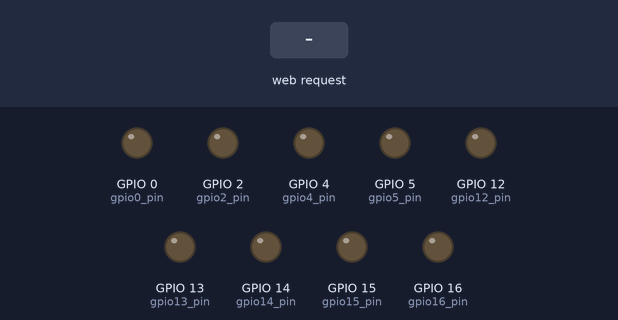
This sketch was run on a simulated ESP8266 (NodeMCU). On the bench: output pins drawn as LEDs (lit = HIGH). The inputs (shaded band) are chosen by the test bench. WiFi joins after 1.5 s; servers stay silent unless stated; not simulated (calls return 0 or success): StringTokenizer.h; what the sketch prints to the serial monitor is not drawn.

Above: at 3.7 s.
3.8 s: HTTP request GET /ledArgs?LED5=1 received
At 4.9 s:
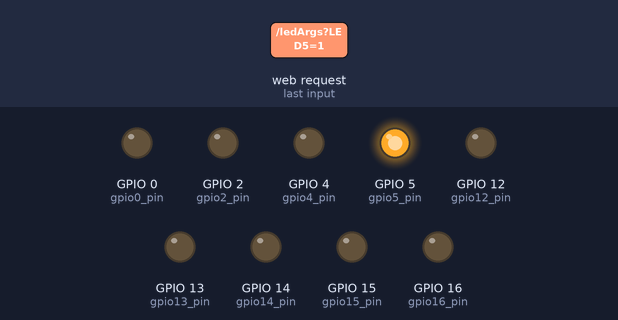
5.3 s: HTTP request GET /ledArgs?LED4=1 received
At 6.1 s:
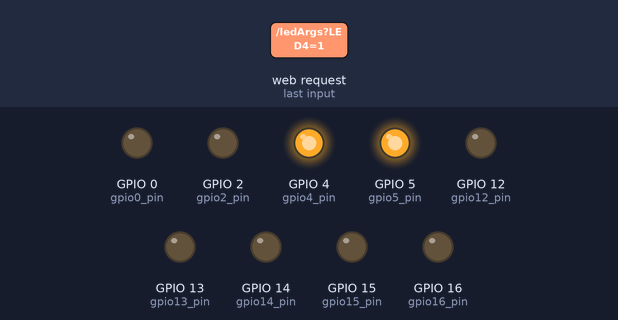
6.8 s: HTTP request GET /ledArgs?LED5=0 received
At 7.2 s:
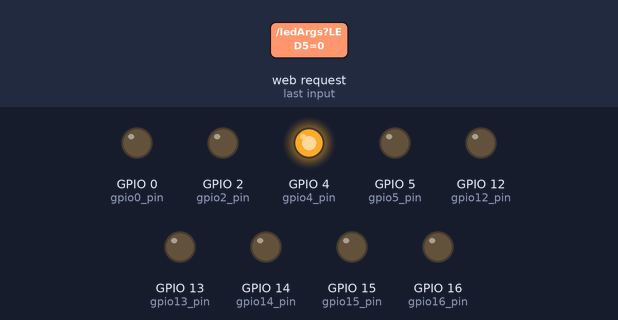
8.3 s: HTTP request GET /ledArgs?LED0=1 received
At 9.5 s:
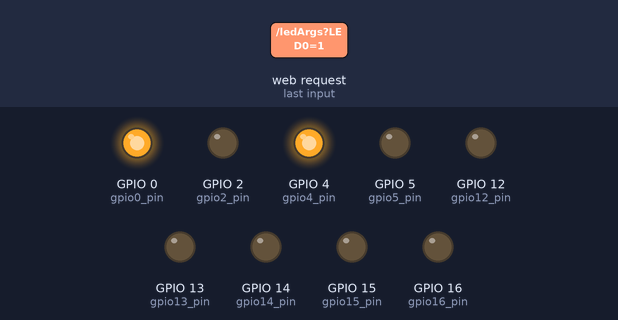
9.8 s: HTTP request GET /ledArgs?LED5=120 received
At 10.7 s:
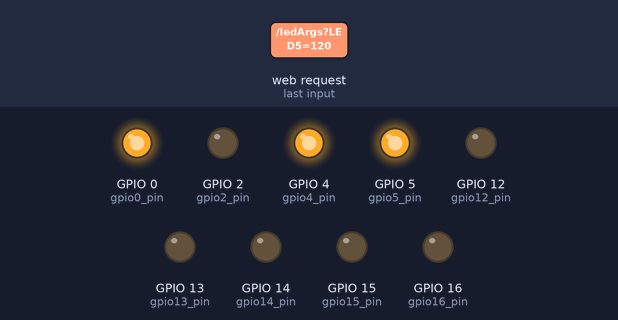
11.3 s: HTTP request GET /ledArgs?LED4=0 received
At 11.8 s:
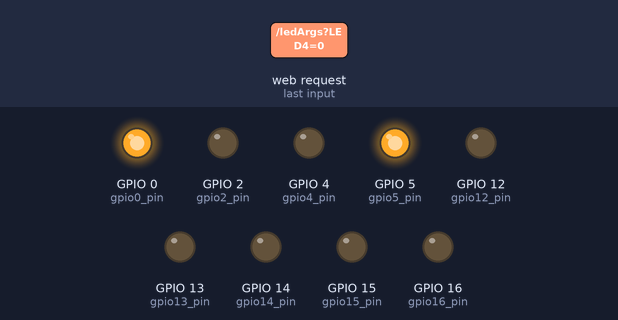
Timing chart, 0 to 13.8 s (numbered marks = the images above; inputs shaded):
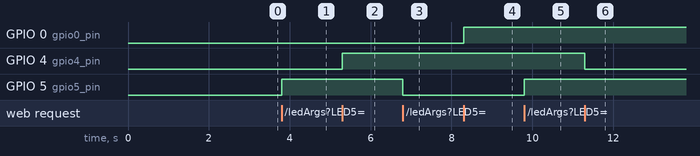

The sketch:

DemoLight.ino
```cpp
#include <ESP8266WiFi.h>
#include <WiFiClient.h>
#include <ESP8266WebServer.h>
#include <ESP8266mDNS.h>
#include <SoftwareSerial.h>
#include <StringTokenizer.h>


MDNSResponder mdns;

// Replace with your network credentials
//const char* ssid = "iAstra";
//const char* password = "singhisking";

//const char* ssid = "Ajio_Test";
//const char* password = "7411199997";

const char* ssid = "JioFi2_7A843F";
const char* password = "ubsm2is44s";

ESP8266WebServer server(80);

String webPage = "";

int gpio0_pin = 0;
int gpio2_pin = 2;
int gpio4_pin = 4;
int gpio5_pin = 5;
int gpio12_pin = 12;
int gpio13_pin = 13;
int gpio14_pin = 14;
int gpio15_pin =15;
int gpio16_pin = 16;

void setup(void){
 webPage += "<h1>ESP8266 Web Server</h1><p>User v028 #1 <a href=\"ledArgs?LED5=1&LED4=0&LED2=0&LED0=0&LED12=0&LED13=0&LED14=0&LED16=0&LED15=0\"><button>1</button></a>&nbsp;<a href=\"ledArgs?LED5=0&LED4=1&LED2=0&LED0=0&LED12=0&LED13=0&LED14=0&LED16=0&LED15=0\"><button>2</button></a>&nbsp;";
  webPage += "<a href=\"ledArgs?LED5=1&LED4=1&LED2=0&LED0=0&LED12=0&LED13=0&LED14=0&LED16=0&LED15=0\"><button>3</button></a>&nbsp;<a href=\"ledArgs?LED5=0&LED4=0&LED2=0&LED0=1&LED12=0&LED13=0&LED14=0&LED16=0&LED15=0\"><button>4</button></a>&nbsp;";
  webPage += "<a href=\"ledArgs?LED5=1&LED4=0&LED2=0&LED0=1&LED12=0&LED13=0&LED14=0&LED16=0&LED15=0\"><button>5</button></a>&nbsp;<a href=\"ledArgs?LED5=0&LED4=1&LED2=0&LED0=1&LED12=0&LED13=0&LED14=0&LED16=0&LED15=0\"><button>6</button></a></p>";
  webPage += "User v029 #2 <a href=\"ledArgs?LED5=0&LED4=0&LED2=1&LED0=0&LED12=0&LED13=0&LED14=0&LED16=0&LED15=0\"><button>1</button></a>&nbsp;<a href=\"ledArgs?LED5=0&LED4=0&LED2=0&LED0=0&LED12=0&LED13=0&LED14=0&LED16=0&LED15=1\"><button>2</button></a>&nbsp;";
  webPage += "<a href=\"ledArgs?LED5=0&LED4=0&LED2=1&LED0=0&LED12=0&LED13=0&LED14=0&LED16=0&LED15=1\"><button>3</button></a>&nbsp;<a href=\"ledArgs?LED5=0&LED4=0&LED2=0&LED0=0&LED12=0&LED13=1&LED14=0&LED16=0&LED15=0\"><button>4</button></a>&nbsp;";
  webPage += "<a href=\"ledArgs?LED5=0&LED4=0&LED2=1&LED0=0&LED12=0&LED13=1&LED14=0&LED16=0&LED15=0\"><button>5</button></a>&nbsp;<a href=\"ledArgs?LED5=0&LED4=0&LED2=0&LED0=0&LED12=0&LED13=1&LED14=0&LED16=0&LED15=1\"><button>6</button></a></p>";
  webPage += "<p><a href=\"ledArgs?LED5=0&LED4=0&LED0=0\"><button>OFF v028</button></a>&nbsp;<a href=\"ledArgs?LED2=0&LED13=0&LED15=0\"><button>OFF v029</button></a></p>";

  // preparing GPIOs
  pinMode(gpio0_pin, OUTPUT);
  digitalWrite(gpio0_pin, 0);
  pinMode(gpio2_pin, OUTPUT);
  digitalWrite(gpio2_pin, 0);
  pinMode(gpio4_pin, OUTPUT);
  digitalWrite(gpio4_pin, 0);
  pinMode(gpio5_pin, OUTPUT);
  digitalWrite(gpio5_pin, 0);
   pinMode(gpio12_pin, OUTPUT);
  digitalWrite(gpio12_pin, 0);
   pinMode(gpio13_pin, OUTPUT);
  digitalWrite(gpio13_pin, 0);
   pinMode(gpio14_pin, OUTPUT);
  digitalWrite(gpio14_pin, 0);
   pinMode(gpio15_pin, OUTPUT);
  digitalWrite(gpio15_pin, 0);
   pinMode(gpio16_pin, OUTPUT);
  digitalWrite(gpio16_pin, 0);

  delay(1000);
  Serial.begin(115200);
  //WiFi.mode(WIFI_STA);
  //WiFi.mode(WIFI_AP);
  //WiFi.mode(WIFI_AP_STA);
  WiFi.begin(ssid, password);
  Serial.println("");

  // Wait for connection
  while (WiFi.status() != WL_CONNECTED) {
    delay(500);
    Serial.print(".");
  }

 // WiFi.softAP("Jio_Put_To_Light", "ranveer1992");  //Start HOTspot removing password will disable security

  Serial.println("");
  Serial.print("Connected to ");
  Serial.println(ssid);
  Serial.print("IP address: ");
  Serial.println(WiFi.localIP());
  Serial.print("Configuring access point...");

  if (mdns.begin("esp8266", WiFi.localIP())) {
    Serial.println("MDNS responder started");
  }
  server.on("/", [](){
    server.send(200, "text/html", webPage);
  });
  server.on ( "/ledArgs", handleSubmit );
  server.begin();
  Serial.println("HTTP server started");
}

void loop(void){
 server.handleClient();
}

void handleSubmit() {
  // Actualise le GPIO / Update GPIO
  int C1LED5,C1LED4,C1LED0,C2LED2,C2LED15,C2LED13,C3LED12,C3LED14,C3LED16;
  String sC1LED5,sC1LED4,sC1LED0,sC2LED2,sC2LED15,sC2LED13,sC3LED12,sC3LED14,sC3LED16;

  sC1LED5 = server.arg("LED5");
  sC1LED4 = server.arg("LED4");
  sC1LED0 = server.arg("LED0");
  sC2LED15 = server.arg("LED15");
  sC2LED2 = server.arg("LED2");
  sC2LED13 = server.arg("LED13");
  sC3LED12 = server.arg("LED12");
  sC3LED14 = server.arg("LED14");
  sC3LED16 = server.arg("LED16");

  if(sC1LED5!="")
  {
     C1LED5 = sC1LED5.toInt();
    digitalWrite(gpio5_pin, C1LED5);
  }

  if(sC1LED4!="")
  {
     C1LED4 = sC1LED4.toInt();
   digitalWrite(gpio4_pin, C1LED4);

  }

  if(sC1LED0!="")
  {
     C1LED0 = sC1LED0.toInt();
   digitalWrite(gpio0_pin, C1LED0);
  }


  if(sC2LED2!="")
  {
     C2LED2 = sC2LED2.toInt();
   digitalWrite(gpio2_pin, C2LED2);
  }
  if(sC2LED15!="")
  {
     C2LED15 = sC2LED15.toInt();
   digitalWrite(gpio15_pin, C2LED15);
   }

if(sC2LED13!="")
  {
     C2LED13 = sC2LED13.toInt();
   digitalWrite(gpio13_pin,C2LED13);
   }

  if(sC3LED12!="")
  {
     C3LED12 = sC3LED12.toInt();
   digitalWrite(gpio12_pin,C3LED12);
  }
  if(sC3LED14!="")
  {
   C3LED14 = sC3LED14.toInt();
   digitalWrite(gpio14_pin, C3LED14);
  }
  if(sC3LED16!="")
  {
   C3LED16 = sC3LED16.toInt();
   digitalWrite(gpio16_pin, C3LED16);
  }

  server.send(200, "text/html", webPage);

  }
```

Measured:
- after the input at 3.8 s, GPIO 5 (gpio5_pin): LOW → HIGH at once
- after the input at 5.3 s, GPIO 4 (gpio4_pin): LOW → HIGH at once
- after the input at 6.8 s, GPIO 5 (gpio5_pin): HIGH → LOW at once
- after the input at 8.3 s, GPIO 0 (gpio0_pin): LOW → HIGH at once
- after the input at 9.8 s, GPIO 5 (gpio5_pin): LOW → HIGH at once
- after the input at 11.3 s, GPIO 4 (gpio4_pin): HIGH → LOW at once
